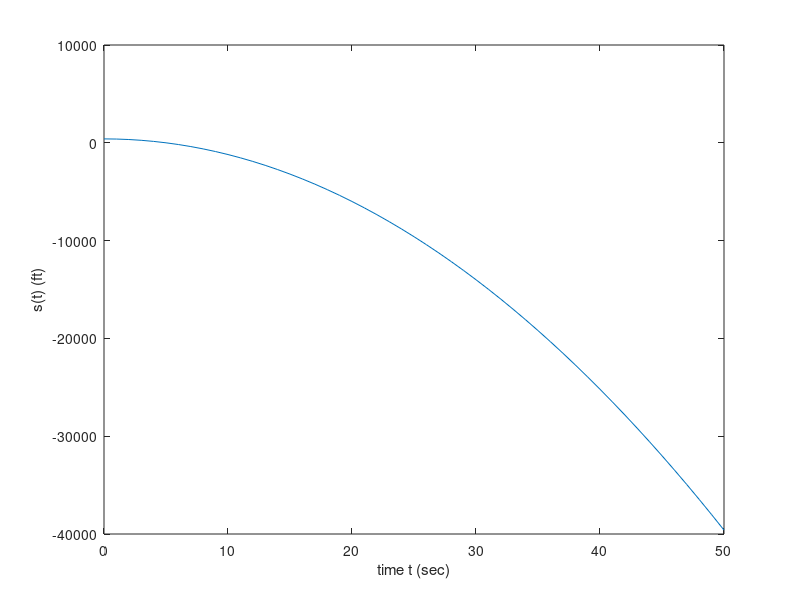
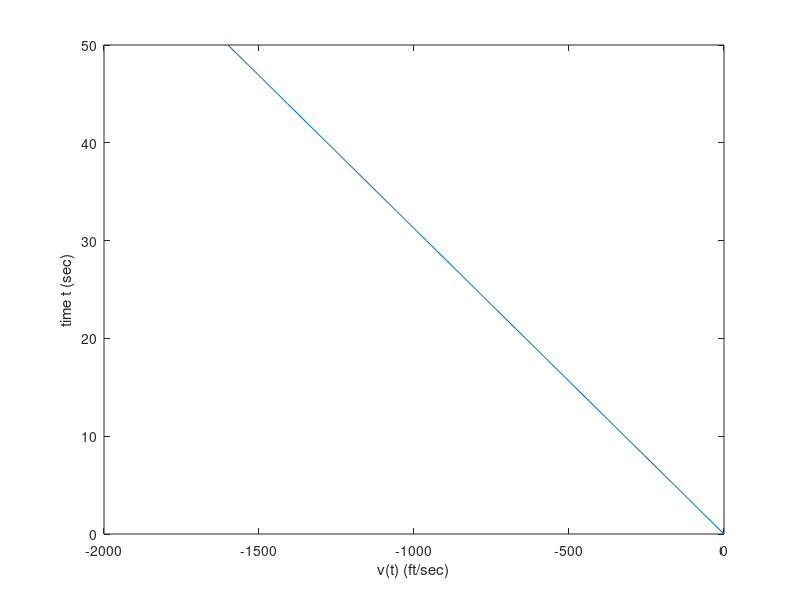
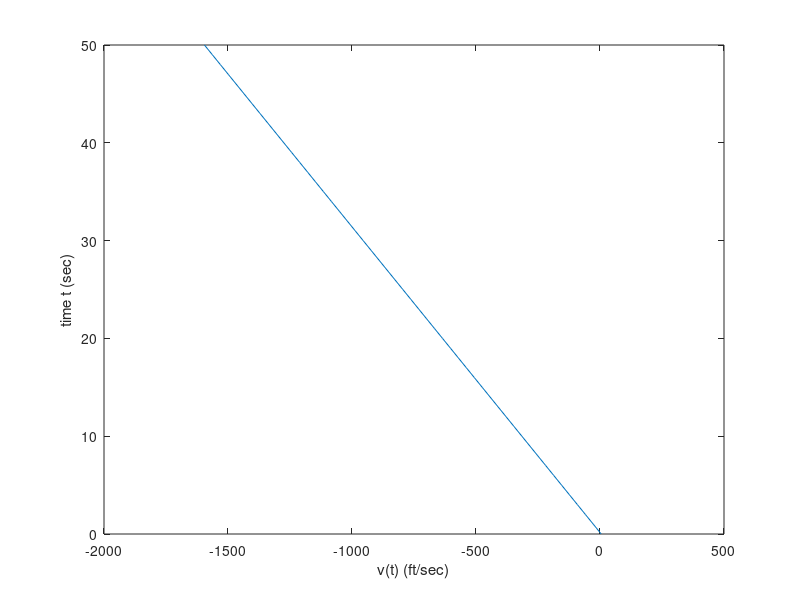
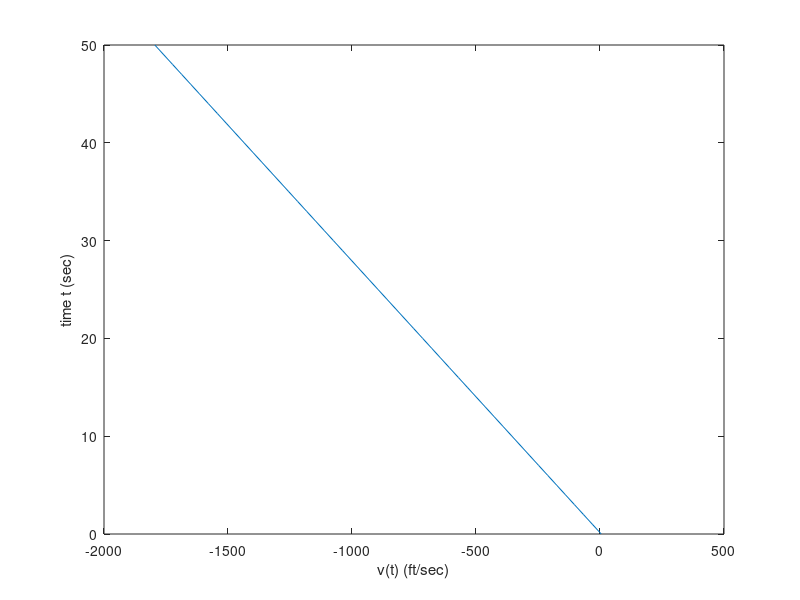

MATLAB code for these plots, in order:
% MTH-326 MATH MODELING SPRING 2025 Homework 1
% Brian Niski

% 1. A free fall ball dropped from a 400-ft height cliff. Once the ball
% reaches the ground, it bounces.

% (a) Plot the trajectory of the ball for the time period 0 ≤ t ≤ 50 (sec)
% where the function s(t) represents the height of the ball above the ground.
% (b) Generate velocity v(t) v.s. time plot.
% (c) Consider the case when the initial velocity is 5 ft/sec, how does the
% trajectory look like?
% (d) If we consider the air resistance force where the coefficient k = 4,
% how does the trajectory look like?

% (a)
t = 0:1:50;
s = @(t) -16*t.^2 + 400;

figure(1);
plot(t, s(t));
xlabel('time t (sec)');
ylabel('s(t) (ft)')

% (b)
v = @(t) -32*t;

figure(2);
plot(v(t), t);
xlabel('v(t) (ft/sec)');
ylabel('time t (sec)')

% (c)
v = @(t) -32*t + 5;

figure(3);
plot(v(t), t);
xlabel('v(t) (ft/sec)');
ylabel('time t (sec)')

% (d)
v = @(t) -4*t-32*t + 5;

figure(4);
plot(v(t), t);
xlabel('v(t) (ft/sec)');
ylabel('time t (sec)')